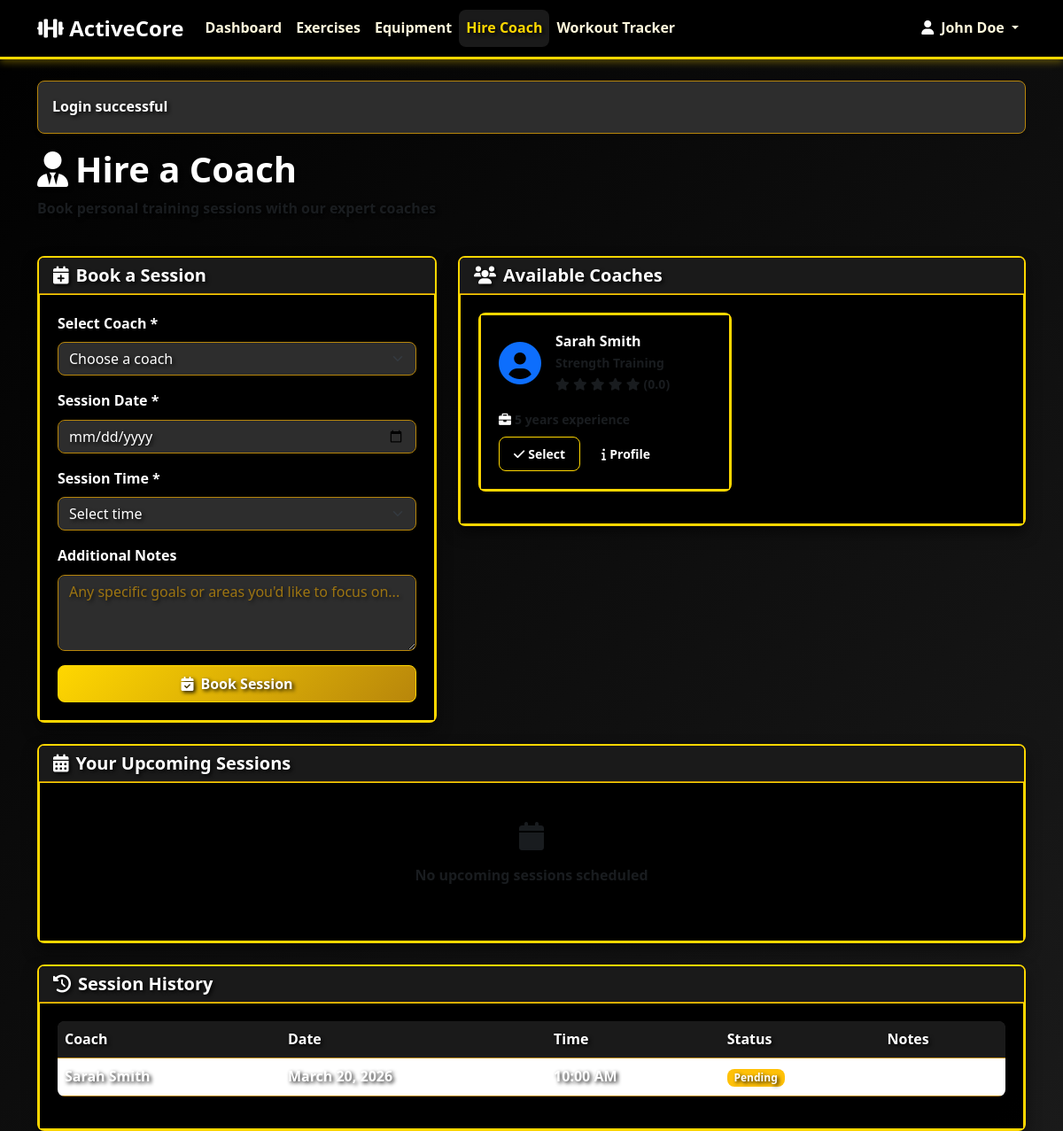
/views/member/hire_coach.php (signed in), run on the app's committed database.
### tables this page shows
CREATE TABLE coaches (
    coach_id INT PRIMARY KEY AUTO_INCREMENT,
    user_id INT UNIQUE NOT NULL,
    first_name VARCHAR(50) NOT NULL,
    last_name VARCHAR(50) NOT NULL,
    specialization VARCHAR(100),
    experience_years INT DEFAULT 0,
    rating DECIMAL(3,2) DEFAULT 0.00,
    phone VARCHAR(20),
    is_available BOOLEAN DEFAULT TRUE,
    FOREIGN KEY (user_id) REFERENCES users(user_id) ON DELETE CASCADE
);

CREATE TABLE coach_sessions (
    session_id INT PRIMARY KEY AUTO_INCREMENT,
    coach_id INT NOT NULL,
    member_id INT NOT NULL,
    session_date DATE NOT NULL,
    session_time TIME NOT NULL,
    status ENUM('pending', 'confirmed', 'completed', 'cancelled') DEFAULT 'pending',
    notes TEXT,
    created_at TIMESTAMP DEFAULT CURRENT_TIMESTAMP,
    FOREIGN KEY (coach_id) REFERENCES coaches(coach_id) ON DELETE CASCADE,
    FOREIGN KEY (member_id) REFERENCES members(member_id) ON DELETE CASCADE
);

### views/member/hire_coach.php (the view, shortened to what the rows shown need)
<?php
require_once __DIR__ . '/../../config/database.php';
require_once __DIR__ . '/../../models/Coach.php';
require_once __DIR__ . '/../../models/Session.php';
$coach = new Coach();
$session = new Session();
$memberId = $_SESSION['member_id'];
$availableCoaches = $coach->getAvailableCoaches();
$sessionHistory = $session->getByMember($memberId, 10);
?>
<!DOCTYPE html>
<html lang="en">
<head>
    <link href="https://cdn.jsdelivr.net/npm/bootstrap@5.3.0/dist/css/bootstrap.min.css" rel="stylesheet">
    <link href="https://cdnjs.cloudflare.com/ajax/libs/font-awesome/6.0.0/css/all.min.css" rel="stylesheet">
    <link href="<?php echo ASSETS_URL; ?>css/style.css" rel="stylesheet">
</head>
<body>
    <div class="container mt-4">
        <div class="row mb-4">
            <div class="col-12">
                <h1><i class="fas fa-user-tie me-2"></i>Hire a Coach</h1>
            </div>
        </div>
        <div class="row mb-4">
            <div class="col-lg-7">
                <div class="card">
                    <div class="card-body">
                        <?php if (!empty($availableCoaches)): ?>
                            <div class="row">
                                <?php foreach ($availableCoaches as $coach): ?>
                                    <div class="col-md-6 mb-3">
                                        <div class="card h-100 coach-card">
                                            <div class="card-body">
                                                <div class="d-flex align-items-center mb-3">
                                                    <div class="me-3">
                                                        <i class="fas fa-user-circle fa-3x text-primary"></i>
                                                    </div>
                                                    <div>
                                                        <h6 class="mb-1"><?php echo htmlspecialchars($coach['first_name'] . ' ' . $coach['last_name']); ?></h6>
                                                        <p class="text-muted small mb-0"><?php echo htmlspecialchars($coach['specialization'] ?? 'General Fitness'); ?></p>
                                                        <div>
                                                            <?php for ($i = 1; $i <= 5; $i++): ?>
                                                                <i class="fas fa-star <?php echo $i <= $coach['rating'] ? 'text-warning' : 'text-muted'; ?> small"></i>
                                                            <?php endfor; ?>
                                                            <small class="text-muted">(<?php echo number_format($coach['rating'], 1); ?>)</small>
                                                        </div>
                                                    </div>
                                                </div>
                                                <div class="coach-details">
                                                    <p class="small text-muted mb-2">
                                                        <i class="fas fa-briefcase me-1"></i><?php echo $coach['experience_years']; ?> years experience
                                                    </p>
                                                    <div class="d-flex gap-2">
                                                        <button class="btn btn-sm btn-outline-primary" onclick="selectCoach(<?php echo $coach['coach_id']; ?>)">
                                                            <i class="fas fa-check me-1"></i>Select
                                                        </button>
                                                        <button class="btn btn-sm btn-outline-info" onclick="viewCoachProfile(<?php echo $coach['coach_id']; ?>)">
                                                            <i class="fas fa-info me-1"></i>Profile
                                                        </button>
                                                    </div>
                                                </div>
                                            </div>
                                        </div>
                                    </div>
                                <?php endforeach; ?>
                            </div>
                        <?php endif; ?>
                    </div>
                </div>
            </div>
        </div>
        <div class="row">
            <div class="col-12">
                <div class="card">
                    <div class="card-body">
                        <?php if (!empty($sessionHistory)): ?>
                            <div class="table-responsive">
                                <table class="table table-hover">
                                    <thead>
                                        <tr>
                                            <th>Coach</th>
                                            <th>Date</th>
                                            <th>Time</th>
                                            <th>Status</th>
                                            <th>Notes</th>
                                        </tr>
                                    </thead>
                                    <tbody>
                                        <?php foreach ($sessionHistory as $session): ?>
                                            <tr>
                                                <td>
                                                    <?php echo htmlspecialchars($session['coach_first_name'] . ' ' . $session['coach_last_name']); ?>
                                                </td>
                                                <td><?php echo formatDate($session['session_date']); ?></td>
                                                <td><?php echo formatTime($session['session_time']); ?></td>
                                                <td>
                                                    <span class="badge bg-<?php echo ($session['status'] === 'completed') ? 'success' : (($session['status'] === 'confirmed') ? 'info' : (($session['status'] === 'pending') ? 'warning' : 'danger')); ?>">
                                                        <?php echo ucfirst($session['status']); ?>
                                                    </span>
                                                </td>
                                                <td>
                                                </td>
                                            </tr>
                                        <?php endforeach; ?>
                                    </tbody>
                                </table>
                            </div>
                        <?php endif; ?>
                    </div>
                </div>
            </div>
        </div>
    </div>
</body>
</html>

### data on the page
coaches: first_name+last_name "Sarah Smith", specialization "Strength Training", rating "0.0", experience_years "5"
coach_sessions: coach.last_name "Sarah Smith", session_date "March 20, 2026", session_time "10:00 AM", status "Pending"

### other printed values
$_SESSION['full_name'] "John Doe"
$_SESSION['success'] "Login successful"
